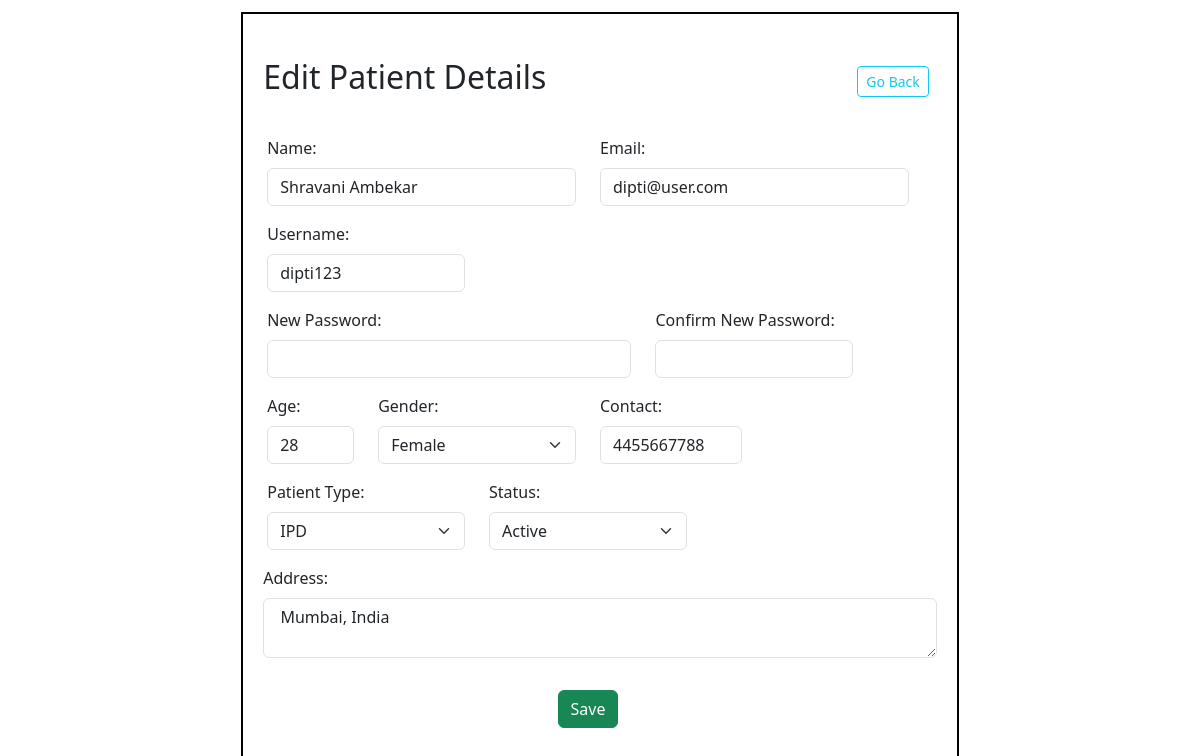
Page /registered_patients/3 on the earlier database version.
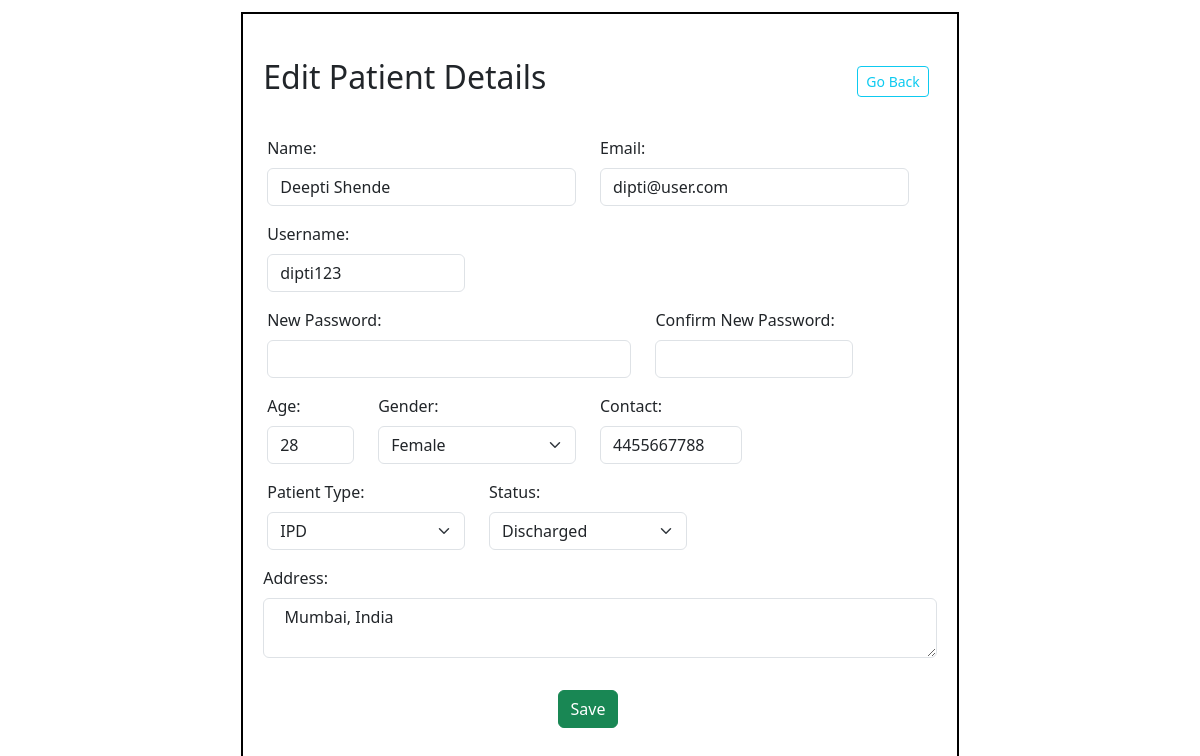
Same page on the later database version.
### application/models.py (models this page shows)
class Patient(db.Model):
    __tablename__ = "Patient"
    patient_id = db.Column(db.Integer, primary_key=True)
    name = db.Column(db.String(), nullable=False)
    phone = db.Column(db.String())
    age = db.Column(db.Integer)
    gender = db.Column(db.String())
    email = db.Column(db.String(), unique=True)
    username = db.Column(db.String(), unique=True, nullable=False)
    password = db.Column(db.String(), nullable=False)
    address = db.Column(db.String())
    patient_type = db.Column(db.String(), default='OPD')  # OPD/IPD
    status = db.Column(db.String(), default='Active')
    consultant = db.Column(db.Integer, db.ForeignKey('Doctor.doctor_id'))  #foreignkey
    appointments = db.relationship('Appointment', backref='patient', lazy=True)  # relationship
    treatment = db.relationship('Treatment', backref='patient', lazy=True) #realtionship

### application/controllers.py (the view, shortened to what this page needs)
@app.route('/registered_patients/<int:pat_id>', methods=['GET','POST'])
def registered_patients(pat_id):
    patient = Patient.query.filter_by(patient_id=pat_id).first()
    return render_template('registered_patients.html', patient=patient)

### templates/registered_patients.html (shortened to what the changed rows need)
<!DOCTYPE html>
<html lang="en">
    <head>
        <link rel="stylesheet" href="/static/style.css">
        <link href="https://cdn.jsdelivr.net/npm/bootstrap@5.3.8/dist/css/bootstrap.min.css" rel="stylesheet"
>
    </head>
    <body>
        <div id="main">
            <div id="canvas"> <br>
                <div class="d-flex justify-content-between align-items-center">
                        <h2 class="headings">Edit Patient Details</h2>
                </div>
                <br> <br>
                <form  class="row g-3" action="/registered_patients/{{patient.patient_id}}" method="post">
                    <div class="row">
                        <div class="col-md-6">
                            <label for="inputname" class="form-label">Name:</label>
                            <input type="text" class="form-control" id="inputname" value="{{patient.name}}" name="name">
                        </div>
                        <div class="col-md-6">
                            <label for="inputEmail4" class="form-label">Email:</label>
                            <input type="email" class="form-control" id="inputEmail4" value="{{patient.email}}" readonly>
                        </div>
                    </div> <br>
                    <div class="row gy-2">
                        <div class="col-md-4">
                            <label for="user" class="form-label">Username:</label>
                            <input type="text" class="form-control" id="user" name="uname" value="{{patient.username}}" readonly>
                        </div>
                    </div> <br>
                     <br>
                    <div class="row gy-2">
                        <div class="col-2">
                            <label for="age" class="form-label">Age:</label>
                            <input type="text" class="form-control" id="age" value="{{patient.age}}" name="age">
                        </div>
                        <div class="col-4">
                            <label for="gen" class="form-label">Gender:</label>
                            <select id="gen" name="gender" class="form-select">
                            <option value="Female" {% if patient.gender == "Female" %}selected{% endif %}>Female</option>
                            </select>
                        </div>
                        <div class="col-3">
                            <label for="phone" class="form-label">Contact:</label>
                            <input type="text" class="form-control" id="phone" name="phone" value="{{patient.phone}}" pattern="\d{10}" minlength="10" maxlength="10" title="Phone number must be exactly 10 digits">
                        </div>
                    </div> <br>
                    <div class="row gy-2">
                        <div class="col-4">
                            <label for="type" class="form-label">Patient Type:</label>
                            <select id="type" name="type" class="form-select">
                            <option value="IPD" {% if patient.patient_type == "IPD" %}selected{% endif %}>IPD</option>
                            </select>
                        </div>
                        <div class="col-4">
                            <label for="sta" class="form-label">Status:</label>
                            <select id="sta" name="status" class="form-select">
                            <option value="Active" {% if patient.status == "Active" %}selected{% endif %}>Active</option>
                            <option value="Discharged" {% if patient.status == "Discharged" %}selected{% endif %}>Discharged</option>
                            </select>
                        </div>
                    </div> <br>
                    <div class="col-12">
                        <label for="inputAddress" class="form-label">Address:</label>
                        <textarea class="form-control" id="inputAddress" style="height: 60px;" name="address" > {{ patient.address }}</textarea>
                    </div>
                    <br>
                </form> <br>
            </div>
        </div>
    </body>
</html>

Differences in the rows shown:
changed Patient "dipti@user.com": name "Shravani Ambekar" → "Deepti Shende"; status "Active" → "Discharged"
